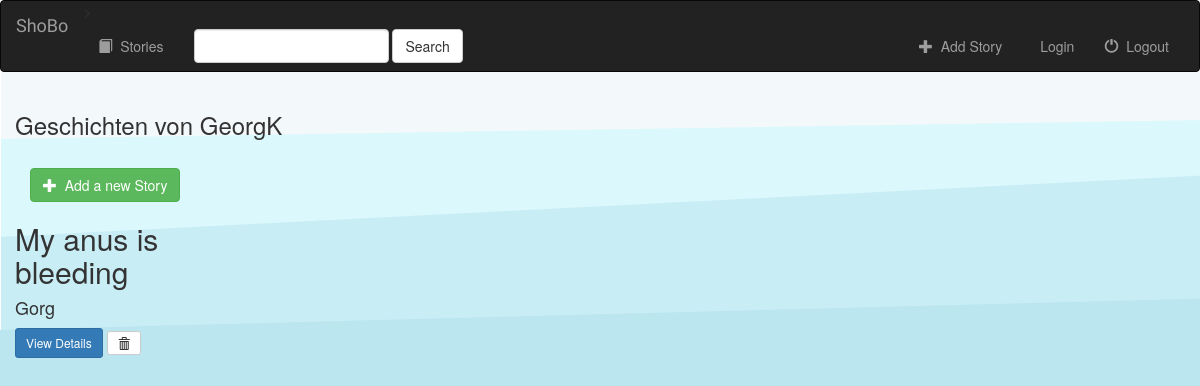
/ShoBo/story (signed in), run on an earlier commit of the app's database.
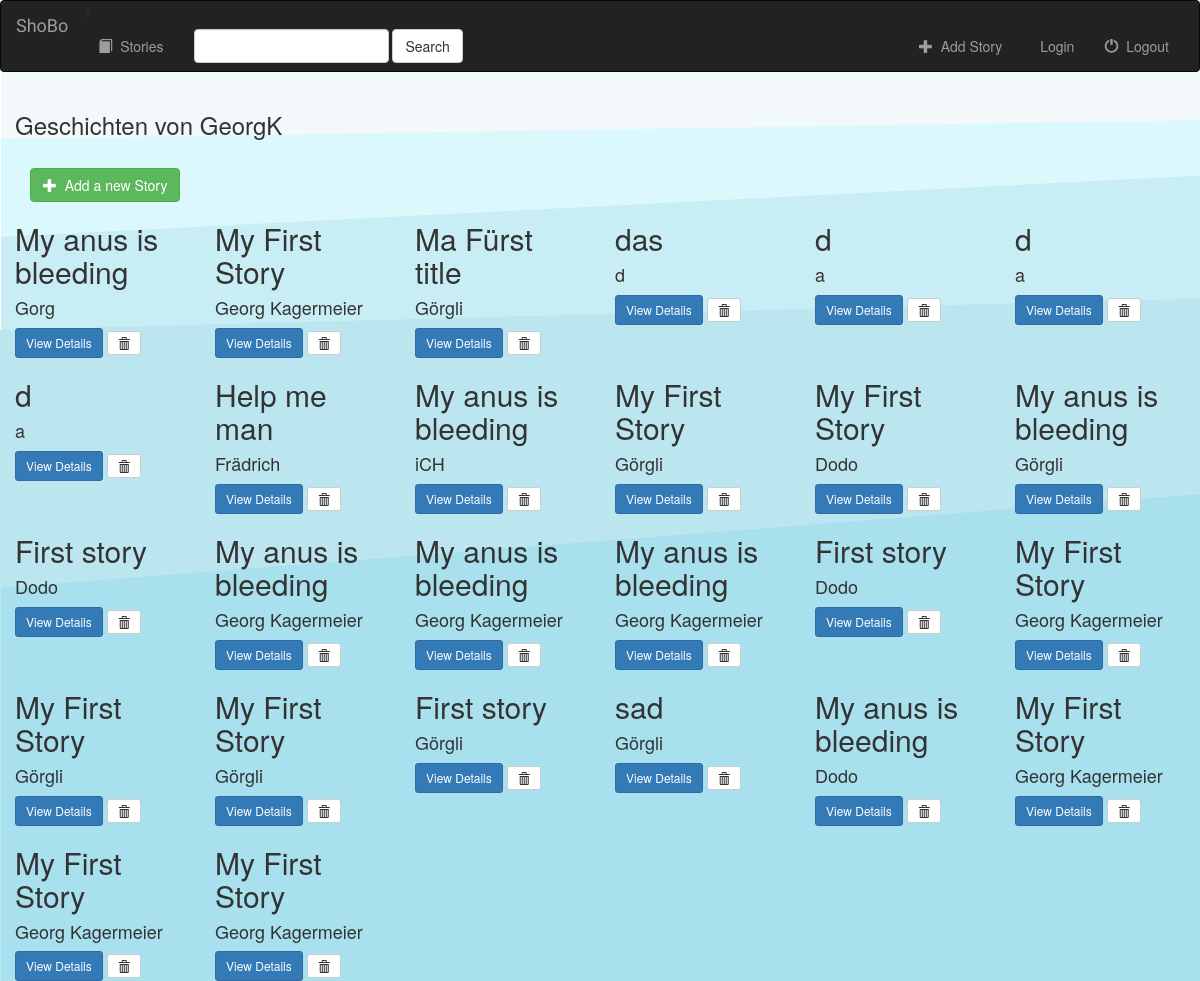
And on a later commit of the database.
### story/models.py (models this page shows, shortened)
class Story(models.Model):
    user = models.ForeignKey(User, default=1, on_delete=models.CASCADE,)
    artist = models.CharField(max_length=250)
    title = models.CharField(max_length=500)
    genre = models.CharField(max_length=100)
    text = models.TextField(max_length=10000)
    is_favorite = models.BooleanField(default=False)

### story/views.py (the view)
# urls.py: path('story', views.index, name='index'),
def index(request):
    if not request.user.is_authenticated:
        return render(request, 'registration/login.html')
    else:
        stories = Story.objects.filter(user=request.user)
        story_results = Story.objects.all()
        query = request.GET.get("q")
        if query:
                return render(request, 'story/index.html', {
                    'stories': story_results,
                })
        else:
            return render(request, 'story/index.html', {'stories': stories})

### story/templates/story/index.html (shortened to what this page needs)
{% extends 'story/base.html' %}
{% block body %}
<div class="storys-container container-fluid">
    <div class="row">
        <div class="col-sm-12">
            <h3>Geschichten von {{ user.username }} </h3>
             <div class="col-sm-12">
                <br>
                <a href="{% url 'story:create_story' %}">
                    <button type="button" class="btn btn-success">
                        <span class="glyphicon glyphicon-plus"></span>&nbsp; Add a new Story
                    </button>
                </a>
            </div>
        </div>
            {% for story in stories %}
                <div class="col-sm-4 col-lg-2">
                    <div class="caption">
                            <h2>{{ story.title }}</h2>
                            <h4>{{ story.artist }}</h4>
                            <a href="{% url 'story:detail' story.id %}" class="btn btn-primary btn-sm" role="button">View Details</a>
                            <form action="{% url 'story:delete_story' story.id %}" method="post" style="display: inline;">{% csrf_token %}
                                <button type="submit" class="btn btn-default btn-sm">
                                    <span class="glyphicon glyphicon-trash"></span>
                                </button>
                            </form>
                    </div>
                </div>
                {% cycle '' '' '' '' '' '<div class="clearfix visible-lg"></div>' %}
            {% endfor %}
    </div>
</div>
{% endblock %}

### story/templates/story/base.html (shortened to what this page needs)
{% load static from staticfiles %}
<html lang="en">
<head>
    <link rel="stylesheet" type="text/css" href="{% static 'story/style.css'%}"/>
    <link href="https://maxcdn.bootstrapcdn.com/bootstrap/3.3.7/css/bootstrap.min.css" rel="stylesheet" />
</head>
<body>
    <nav class="navbar navbar-inverse">
    <div class="container-fluid">
        <div class="navbar-header">
               <a class="navbar-brand" href="{% url 'story:index'%}">ShoBo</a>
        </div>
           <div class="collapse navbar-collapse" id="topNavBar">
            <ul class="nav navbar-nav">
                <li class="{% block story_active %}{% endblock %}"><a href="{% url 'story:index' %}"><span class="glyphicon glyphicon-book" aria-hidden="true"></span>&nbsp; Stories</a></li>
            </ul>
            <form class="navbar-form navbar-left" role="search" method="get" action="{% url 'story:index' %}">
                <div class="form-group">
                    <input type="text" class="form-control" name="q" value="{{ request.GET.q }}">
                </div>
                <button type="submit" class="btn btn-default">Search</button>
            </form>
            <ul class="nav navbar-nav navbar-right">
                <li>
                    <a href="{% url 'story:create_story'%}">
                        <span class="glyphicon glyphicon-plus" aria-hidden="true"></span>&nbsp; Add Story
                    </a>
                </li>
                <li>
                    <a href="{% url 'story:login_user'%}">
                        &nbsp; Login
                    </a>
                </li>
                <li>
                    <a href="{% url 'story:logout_user'%}">
                        <span class="glyphicon glyphicon-off" aria-hidden="true"></span>&nbsp; Logout
                    </a>
                </li>
            </ul>
        </div>
    </div>
</nav>
{% block body %}
{% endblock %}
</body>
</html>

### story/static/story/style.css (style rules this page uses)
body { background: white url("images/background.png") ; }
.navbar { border-radius: 0; }
.navbar-brand { font-family: 'Satisfy', cursive; }

What changed in the data, as far as the page shows it:
added Story: title "My First Story", artist "Georg Kagermeier"
added Story: title "Ma Fürst title", artist "Görgli"
added Story: title "das", artist "d"
added Story: title "d", artist "a"
added Story: title "d", artist "a"
added Story: title "d", artist "a"
added Story: title "Help me man", artist "Frädrich"
added Story: title "My anus is bleeding", artist "iCH"
added Story: title "My First Story", artist "Görgli"
added Story: title "My First Story", artist "Dodo"
added Story: title "My anus is bleeding", artist "Görgli"
added Story: title "First story", artist "Dodo"
added Story: title "My anus is bleeding", artist "Georg Kagermeier"
added Story: title "My anus is bleeding", artist "Georg Kagermeier"
added Story: title "My anus is bleeding", artist "Georg Kagermeier"
added Story: title "First story", artist "Dodo"
added Story: title "My First Story", artist "Georg Kagermeier"
added Story: title "My First Story", artist "Görgli"
added Story: title "My First Story", artist "Görgli"
added Story: title "First story", artist "Görgli"
added Story: title "sad", artist "Görgli"
added Story: title "My anus is bleeding", artist "Dodo"
added Story: title "My First Story", artist "Georg Kagermeier"
added Story: title "My First Story", artist "Georg Kagermeier"
added Story: title "My First Story", artist "Georg Kagermeier"
